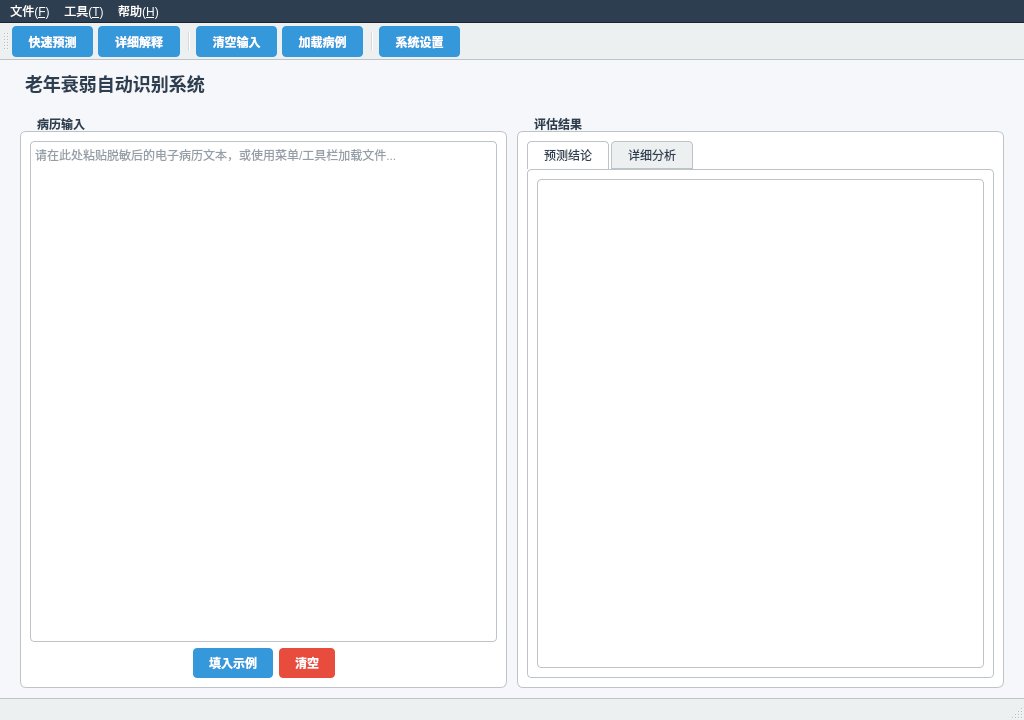
<?xml version="1.0" encoding="UTF-8"?>
<ui version="4.0">
 <class>MainWindow</class>
 <widget class="QMainWindow" name="MainWindow">
  <property name="geometry">
   <rect>
    <x>0</x>
    <y>0</y>
    <width>1024</width>
    <height>720</height>
   </rect>
  </property>
  <property name="windowTitle">
   <string>老年衰弱智能评估系统 v2.0</string>
  </property>
  <property name="styleSheet">
   <string notr="true">
    QMainWindow {
        background-color: #f5f7fa;
    }
    QMenuBar {
        background-color: #2c3e50;
        color: white;
        border-bottom: 1px solid #1a252f;
    }
    QMenuBar::item:selected {
        background-color: #34495e;
    }
    QMenu {
        background-color: #2c3e50;
        color: white;
    }
    QMenu::item:selected {
        background-color: #3498db;
    }
    QToolBar {
        background-color: #ecf0f1;
        border-bottom: 1px solid #bdc3c7;
        spacing: 5px;
        padding: 3px;
    }
    QToolButton {
        background-color: #3498db;
        color: white;
        border-radius: 4px;
        padding: 5px 12px;
        font-weight: bold;
    }
    QToolButton:hover {
        background-color: #2980b9;
    }
    QToolButton:pressed {
        background-color: #1c5980;
    }
    QStatusBar {
        background-color: #ecf0f1;
        border-top: 1px solid #bdc3c7;
        color: #2c3e50;
    }
    QWidget#centralwidget {
        background-color: #f5f7fa;
    }
    QLabel {
        color: #2c3e50;
    }
    QLabel#title_label {
        color: #2c3e50;
        font-size: 18px;
        font-weight: bold;
        margin-bottom: 10px;
    }
    QGroupBox {
        border: 1px solid #bdc3c7;
        border-radius: 6px;
        margin-top: 14px;
        font-weight: bold;
        color: #2c3e50;
        background-color: white;
    }
    QGroupBox::title {
        subcontrol-origin: margin;
        left: 10px;
        padding: 0 5px;
        color: #2c3e50;
    }
    QTextEdit {
        border: 1px solid #bdc3c7;
        border-radius: 4px;
        background-color: white;
        color: #2c3e50;
        selection-background-color: #3498db;
    }
    QPushButton {
        border-radius: 4px;
        padding: 6px 16px;
        font-weight: bold;
        color: white;
    }
    QPushButton#btn_clear {
        background-color: #e74c3c;
    }
    QPushButton#btn_clear:hover {
        background-color: #c0392b;
    }
    QPushButton#btn_example {
        background-color: #3498db;
    }
    QPushButton#btn_example:hover {
        background-color: #2980b9;
    }
    QTabWidget::pane {
        border: 1px solid #bdc3c7;
        background: white;
        border-radius: 4px;
    }
    QTabBar::tab {
        background: #ecf0f1;
        border: 1px solid #bdc3c7;
        padding: 6px 16px;
        margin-right: 2px;
        border-top-left-radius: 4px;
        border-top-right-radius: 4px;
        color: #2c3e50;
    }
    QTabBar::tab:selected {
        background: white;
        border-bottom-color: white;
        color: #2c3e50;
    }
    QTabWidget QWidget {
        color: #2c3e50;
    }
   </string>
  </property>
  <widget class="QWidget" name="centralwidget">
   <layout class="QVBoxLayout" name="verticalLayout">
    <property name="spacing">
     <number>10</number>
    </property>
    <property name="leftMargin">
     <number>20</number>
    </property>
    <property name="topMargin">
     <number>10</number>
    </property>
    <property name="rightMargin">
     <number>20</number>
    </property>
    <property name="bottomMargin">
     <number>10</number>
    </property>
    <item>
     <widget class="QLabel" name="title_label">
      <property name="text">
       <string>老年衰弱自动识别系统</string>
      </property>
     </widget>
    </item>
    <item>
     <layout class="QHBoxLayout" name="main_layout">
      <item>
       <widget class="QGroupBox" name="input_group">
        <property name="title">
         <string>病历输入</string>
        </property>
        <layout class="QVBoxLayout" name="input_layout">
         <item>
          <widget class="QTextEdit" name="text_input">
           <property name="placeholderText">
            <string>请在此处粘贴脱敏后的电子病历文本，或使用菜单/工具栏加载文件...</string>
           </property>
          </widget>
         </item>
         <item>
          <layout class="QHBoxLayout" name="button_layout">
           <item>
            <spacer name="horizontalSpacer">
             <property name="orientation">
              <enum>Qt::Horizontal</enum>
             </property>
             <property name="sizeHint" stdset="0">
              <size>
               <width>40</width>
               <height>20</height>
              </size>
             </property>
            </spacer>
           </item>
           <item>
            <widget class="QPushButton" name="btn_example">
             <property name="text">
              <string>填入示例</string>
             </property>
            </widget>
           </item>
           <item>
            <widget class="QPushButton" name="btn_clear">
             <property name="text">
              <string>清空</string>
             </property>
            </widget>
           </item>
           <item>
            <spacer name="horizontalSpacer_2">
             <property name="orientation">
              <enum>Qt::Horizontal</enum>
             </property>
             <property name="sizeHint" stdset="0">
              <size>
               <width>40</width>
               <height>20</height>
              </size>
             </property>
            </spacer>
           </item>
          </layout>
         </item>
        </layout>
       </widget>
      </item>
      <item>
       <widget class="QGroupBox" name="output_group">
        <property name="title">
         <string>评估结果</string>
        </property>
        <layout class="QVBoxLayout" name="output_layout">
         <item>
          <widget class="QTabWidget" name="result_tabs">
           <widget class="QWidget" name="tab_predict">
            <attribute name="title">
             <string>预测结论</string>
            </attribute>
            <layout class="QVBoxLayout" name="predict_tab_layout">
             <item>
              <widget class="QTextEdit" name="result_display">
               <property name="readOnly">
                <bool>true</bool>
               </property>
              </widget>
             </item>
            </layout>
           </widget>
           <widget class="QWidget" name="tab_explain">
            <attribute name="title">
             <string>详细分析</string>
            </attribute>
            <layout class="QVBoxLayout" name="explain_tab_layout">
             <item>
              <widget class="QTextEdit" name="explain_display">
               <property name="readOnly">
                <bool>true</bool>
               </property>
              </widget>
             </item>
            </layout>
           </widget>
          </widget>
         </item>
        </layout>
       </widget>
      </item>
     </layout>
    </item>
   </layout>
  </widget>
  <widget class="QMenuBar" name="menubar">
   <widget class="QMenu" name="menu_file">
    <property name="title">
     <string>文件(&amp;F)</string>
    </property>
    <addaction name="action_load_case"/>
    <addaction name="action_batch_import"/>
    <addaction name="separator"/>
    <addaction name="action_exit"/>
   </widget>
   <widget class="QMenu" name="menu_tools">
    <property name="title">
     <string>工具(&amp;T)</string>
    </property>
    <addaction name="action_model_info"/>
    <addaction name="action_ollama_status"/>
    <addaction name="separator"/>
    <addaction name="action_settings"/>
   </widget>
   <widget class="QMenu" name="menu_help">
    <property name="title">
     <string>帮助(&amp;H)</string>
    </property>
    <addaction name="action_about"/>
    <addaction name="action_usage_guide"/>
   </widget>
   <addaction name="menu_file"/>
   <addaction name="menu_tools"/>
   <addaction name="menu_help"/>
  </widget>
  <widget class="QToolBar" name="toolbar">
   <property name="windowTitle">
    <string>工具栏</string>
   </property>
   <attribute name="toolBarArea">
    <enum>TopToolBarArea</enum>
   </attribute>
   <attribute name="toolBarBreak">
    <bool>false</bool>
   </attribute>
   <addaction name="action_quick_predict"/>
   <addaction name="action_explain_predict"/>
   <addaction name="separator"/>
   <addaction name="action_clear"/>
   <addaction name="action_load_case"/>
   <addaction name="separator"/>
   <addaction name="action_settings"/>
  </widget>
  <widget class="QStatusBar" name="statusbar"/>
  <action name="action_load_case">
   <property name="text">
    <string>加载病例...</string>
   </property>
   <property name="toolTip">
    <string>打开本地病历文件</string>
   </property>
  </action>
  <action name="action_batch_import">
   <property name="text">
    <string>批量导入...</string>
   </property>
   <property name="toolTip">
    <string>从文件夹批量导入病历</string>
   </property>
  </action>
  <action name="action_exit">
   <property name="text">
    <string>退出</string>
   </property>
  </action>
  <action name="action_model_info">
   <property name="text">
    <string>模型信息</string>
   </property>
   <property name="toolTip">
    <string>查看当前使用的BERT模型详情</string>
   </property>
  </action>
  <action name="action_ollama_status">
   <property name="text">
    <string>Ollama 状态</string>
   </property>
   <property name="toolTip">
    <string>检查本地大模型服务状态</string>
   </property>
  </action>
  <action name="action_settings">
   <property name="text">
    <string>系统设置</string>
   </property>
   <property name="toolTip">
    <string>配置API地址、模型路径等</string>
   </property>
  </action>
  <action name="action_about">
   <property name="text">
    <string>关于软件</string>
   </property>
  </action>
  <action name="action_usage_guide">
   <property name="text">
    <string>使用指南</string>
   </property>
  </action>
  <action name="action_quick_predict">
   <property name="text">
    <string>快速预测</string>
   </property>
   <property name="toolTip">
    <string>使用BERT模型进行快速衰弱评估</string>
   </property>
  </action>
  <action name="action_explain_predict">
   <property name="text">
    <string>详细解释</string>
   </property>
   <property name="toolTip">
    <string>结合大模型生成详细解释</string>
   </property>
  </action>
  <action name="action_clear">
   <property name="text">
    <string>清空输入</string>
   </property>
   <property name="toolTip">
    <string>清空当前病历文本</string>
   </property>
  </action>
 </widget>
 <resources/>
 <connections/>
</ui>
